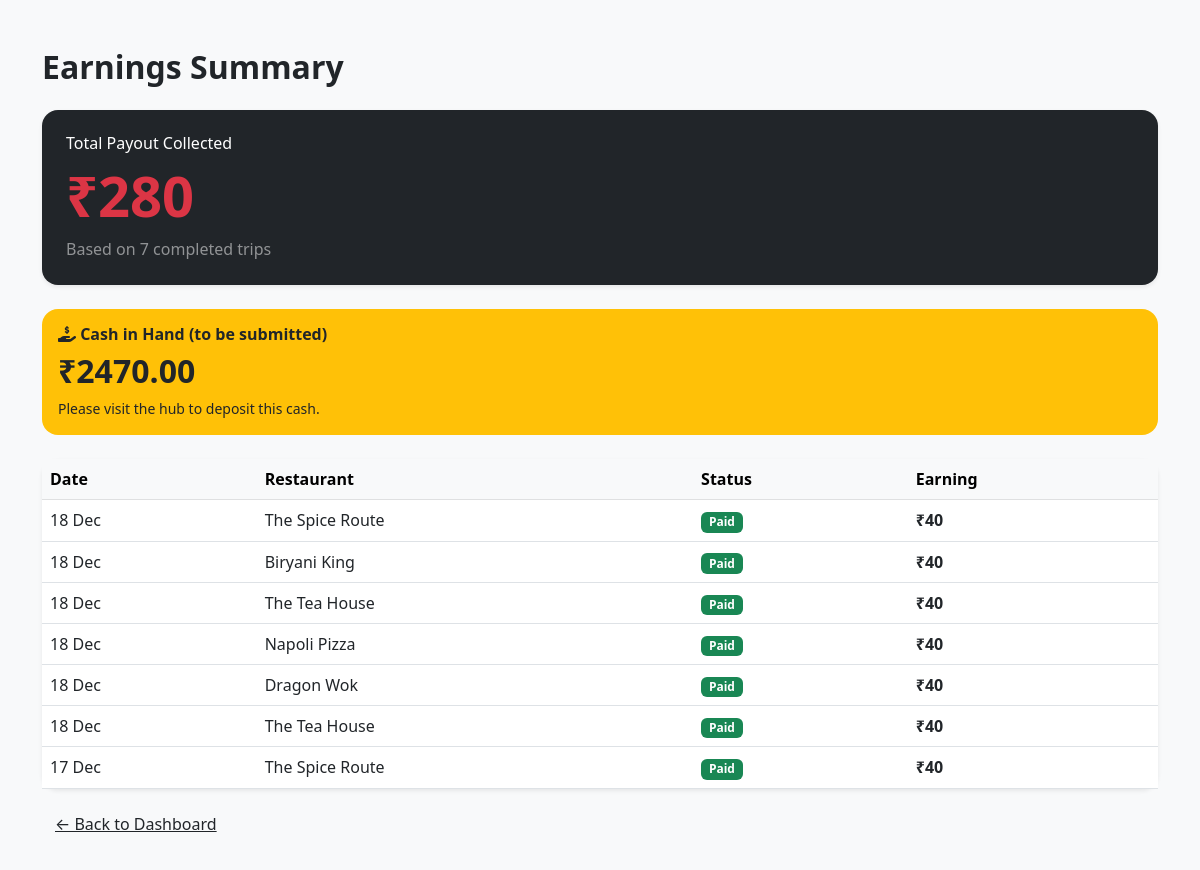
Screenshot of /delivery/earnings.php (signed in) with the database file from the repository.
### tables this page shows
CREATE TABLE `orders` (
  `id` int(11) NOT NULL,
  `customer_id` int(11) DEFAULT NULL,
  `restaurant_id` int(11) DEFAULT NULL,
  `delivery_id` int(11) DEFAULT NULL,
  `total_amount` decimal(10,2) NOT NULL,
  `status` enum('pending','preparing','out_for_delivery','delivered','cancelled') DEFAULT 'pending',
  `order_date` timestamp NOT NULL DEFAULT current_timestamp(),
  `payment_received` tinyint(1) DEFAULT 0
);

CREATE TABLE `restaurants` (
  `id` int(11) NOT NULL,
  `user_id` int(11) DEFAULT NULL,
  `restaurant_name` varchar(100) NOT NULL,
  `cuisine_type` varchar(50) DEFAULT NULL,
  `health_rating` decimal(2,1) DEFAULT 5.0,
  `status` enum('open','closed') DEFAULT 'open',
  `open_time` time DEFAULT '09:00:00',
  `close_time` time DEFAULT '22:00:00'
);

### delivery/earnings.php (the view, shortened to what this page needs)
<?php
include '../config/db.php';
$rider_id = $_SESSION['user_id'];
$earnings_stmt = $conn->prepare("
    SELECT o.*, r.restaurant_name
    FROM orders o
    JOIN restaurants r ON o.restaurant_id = r.id
    WHERE o.delivery_id = ? AND o.status = 'delivered'
    ORDER BY o.order_date DESC
");
$earnings_stmt->execute([$rider_id]);
$history = $earnings_stmt->fetchAll();
$commission_per_order = 40;
$total_earned = count($history) * $commission_per_order;
$cash_stmt = $conn->prepare("
    SELECT SUM(total_amount)
    FROM orders
    WHERE delivery_id = ?
      AND status = 'delivered'
      AND payment_received = FALSE
");
$cash_stmt->execute([$rider_id]);
$cash_in_hand = $cash_stmt->fetchColumn() ?? 0;
?>
<!DOCTYPE html>
<html>
<head>
    <link href="https://cdn.jsdelivr.net/npm/bootstrap@5.3.0/dist/css/bootstrap.min.css" rel="stylesheet">
    <link href="https://cdnjs.cloudflare.com/ajax/libs/font-awesome/6.5.1/css/all.min.css" rel="stylesheet">
</head>
<body class="bg-light">
<div class="container py-5">
    <h2 class="fw-bold mb-4">Earnings Summary</h2>
    <div class="card p-4 border-0 shadow-sm mb-4 bg-dark text-white rounded-4">
        <h6>Total Payout Collected</h6>
        <h1 class="display-4 fw-bold text-danger">₹<?php echo $total_earned; ?></h1>
        <p class="mb-0 opacity-50">
            Based on <?php echo count($history); ?> completed trips
        </p>
    </div>
    <div class="card bg-warning text-dark p-3 rounded-4 border-0 mb-4">
        <h6 class="fw-bold">
            <i class="fas fa-hand-holding-dollar"></i>
            Cash in Hand (to be submitted)
        </h6>
        <h2 class="fw-bold">₹<?php echo $cash_in_hand; ?></h2>
        <small>Please visit the hub to deposit this cash.</small>
    </div>
    <div class="card border-0 shadow-sm rounded-4">
        <table class="table mb-0">
            <thead class="table-light">
                <tr>
                    <th>Date</th>
                    <th>Restaurant</th>
                    <th>Status</th>
                    <th>Earning</th>
                </tr>
            </thead>
            <tbody>
            <?php if(count($history) > 0): ?>
                <?php foreach($history as $row): ?>
                    <tr>
                        <td><?php echo date('d M', strtotime($row['order_date'])); ?></td>
                        <td><?php echo htmlspecialchars($row['restaurant_name']); ?></td>
                        <td><span class="badge bg-success">Paid</span></td>
                        <td class="fw-bold">₹<?php echo $commission_per_order; ?></td>
                    </tr>
                <?php endforeach; ?>
            <?php endif; ?>
            </tbody>
        </table>
    </div>
    <a href="jobs.php" class="btn btn-link mt-3 text-dark">← Back to Dashboard</a>
</div>
</body>
</html>

### rows the page displays
orders: order_date "18 Dec", restaurant.restaurant_name "The Spice Route"
orders: order_date "18 Dec", restaurant.restaurant_name "Biryani King"
orders: order_date "18 Dec", restaurant.restaurant_name "The Tea House"
orders: order_date "18 Dec", restaurant.restaurant_name "Napoli Pizza"
orders: order_date "18 Dec", restaurant.restaurant_name "Dragon Wok"
orders: order_date "18 Dec", restaurant.restaurant_name "The Tea House"
orders: order_date "17 Dec", restaurant.restaurant_name "The Spice Route"

### other values shown
$total_earned "280"
count($history) "7"
$cash_in_hand "2470.00"
